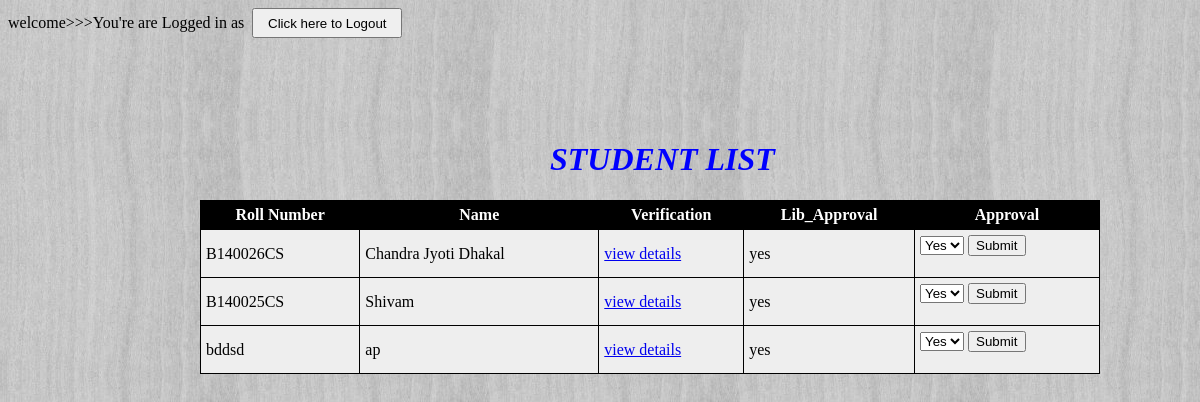
The app's page /dump/hod.php with its own data.
### tables this page shows
CREATE TABLE `lib` (
  `roll` varchar(50) NOT NULL,
  `approve_l` varchar(50) NOT NULL
);

CREATE TABLE `register` (
  `name` varchar(50) NOT NULL,
  `email` varchar(50) NOT NULL,
  `roll` varchar(50) NOT NULL,
  `sem` int(50) NOT NULL,
  `gred` varchar(200) NOT NULL,
  `nwschl` varchar(200) NOT NULL,
  `schl` varchar(200) NOT NULL,
  `year` int(50) NOT NULL,
  `roleid` varchar(200) NOT NULL,
  `refid` int(50) NOT NULL
);

### dump/hod.php (the view, shortened to what this page needs)
<?php
$servername = "localhost";
$username = "root";
$password = "";
$dbname = "interschooltransferdb";
$conn = new mysqli($servername, $username, $password, $dbname);
					?>
			<?php
    $wel='You\'re are Logged in as';
    echo $wel.$_SESSION['user_id'];
	echo '<input type="button" style="width:150px;height:30px"  value="Click here to Logout" onclick="window.location =\'logout.php\'" />';
?>
<h1>STUDENT LIST</h1>
</head>
<body bgcolor="pink">
<?php
$sql = "SELECT register.roll, name, approve_l FROM register, lib WHERE register.roll=lib.roll AND lib.approve_l='yes'";
$result = $conn->query($sql);
if ($result->num_rows > 0) {
     echo "<table><tr><th>Roll Number</th><th>Name</th><th>Verification</th><th>Lib_Approval</th><th>Approval</th></tr>";
     while($row = $result->fetch_assoc()) {
		 $roll = $row["roll"];
         echo "<tr><td>" . $row["roll"]. "</td><td> " . $row["name"]. "</td><td><a href='details.php?roll=$roll'>view details</a></td><td> " . $row["approve_l"]. "</td><td><form action='' method='POST'><select name='approve_h'><option value='yes'> Yes </option><option value='no'> No </option></select> <input type='text' name='roll' value='". $roll ."' hidden><input type='submit' value='Submit'></form></td></tr>";
     }
     echo "</table>";
} else {
     echo "0 results";
}
?>
</body>
</html>

### dump/hod.php (style rules this page uses)
body { background: transparent url(background.jpg) repeat; }
h1 { color:blue; font-weight: bold; font-style:italic; position:absolute; left:550px; top:120px; }
table { position:absolute; border: 5px; background-color:#eee; border-collapse:collapse; top:200px; left:200px; width:900px; }
th { background-color:#000; color:white; }
table, td, th { padding:5px; border:1px solid #000; }

### records on screen
lib: roll.roll "B140026CS", roll.name "Chandra Jyoti Dhakal", approve_l "yes"
lib: roll.roll "B140025CS", roll.name "Shivam", approve_l "yes"
lib: roll.roll "bddsd", roll.name "ap", approve_l "yes"

### other values on screen
$wel "You're are Logged in as"
